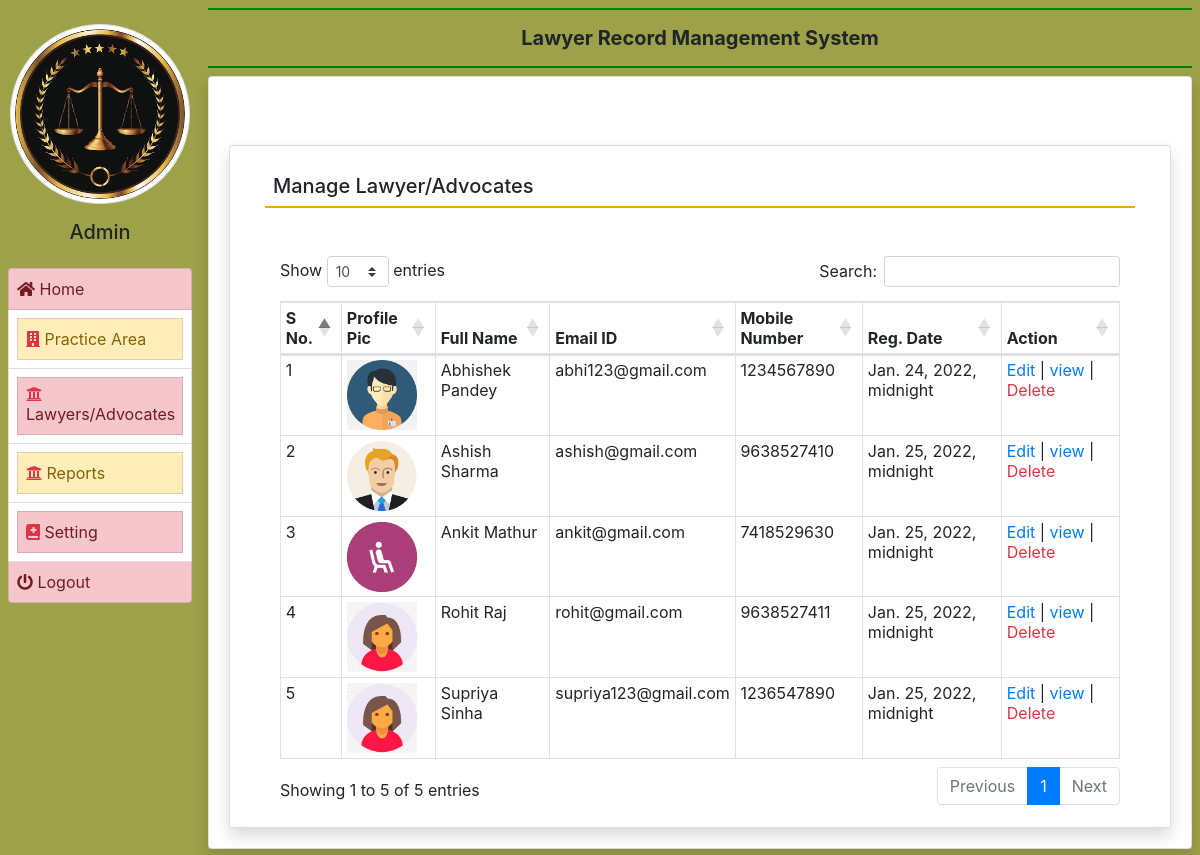
/manage_Lawyer (signed in), run on the app's committed database.
### lawyer/models.py (models this page shows, shortened)
class Lawyer(models.Model):
    LawyerName = models.CharField(max_length=200, null=True)
    LawyerEmail = models.CharField(max_length=50, null=True)
    LawyerMobileNo = models.CharField(max_length=15, null=True)
    OfficeAddress = models.CharField(max_length=300, null=True)
    City = models.CharField(max_length=100, null=True)
    State = models.CharField(max_length=100, null=True)
    LanguageKnown = models.CharField(max_length=150, null=True)
    ProfilePic = models.FileField(null=True)
    LawyerExp = models.IntegerField(default=0)
    practiceArea = models.ForeignKey(PracticeArea, on_delete=models.CASCADE)
    Courts = models.CharField(max_length=150, null=True)
    Website = models.CharField(max_length=200, null=True)
    Description = models.CharField(max_length=500, null=True)
    Status = models.CharField(max_length=50, null=True)
    RegDate = models.DateTimeField(null=True)

### lawyer/views.py (the view)
# urls.py: path('manage_Lawyer', manage_Lawyer, name='manage_Lawyer'),
def manage_Lawyer(request):
    if not request.user.is_authenticated:
        return redirect('admin_login')
    lawyer = Lawyer.objects.all()
    return render(request, 'manage_Lawyer.html', locals())

### lawyer/templates/manage_Lawyer.html
{% extends 'admin_base.html' %}
{% block main %}
<div class="container card shadow mt-5">
    <div class="card-body">
        <h5 class="p-2" style="border-bottom: 2px solid orange">Manage Lawyer/Advocates</h5>
        <div class="container-fluid mt-5">
            <table class="table table-bordered table-sm" id="example">
                <thead>
                <tr>
                    <th>S No.</th>
                    <th>Profile Pic</th>
                    <th>Full Name</th>
                    <th>Email ID</th>
                    <th>Mobile Number</th>
                    <th>Reg. Date</th>
                    <th>Action</th>
                </tr>
                </thead>
                <tbody>
                   {% for i in lawyer%}
                <tr>
                    <td>{{forloop.counter}}</td>
                    <td><img src="{{i.ProfilePic.url}}" height="70" width="70"></td>
                    <td>{{i.LawyerName}}</td>
                    <td>{{i.LawyerEmail}}</td>
                    <td>{{i.LawyerMobileNo}}</td>
                    <td>{{i.RegDate}}</td>
                    <td><a href="{% url 'edit_Lawyer' i.id %}" class="text-primary">Edit</a> | <a href="{% url 'view_Reports' i.id %}" class="text-primary">view</a> |
                        <a href="{% url 'delete_Lawyer' i.id %}" class="text-danger" onclick="return confirm('Are You Sure?')">Delete</a></td>
                </tr>
                 {% endfor %}
                </tbody>
            </table>
        </div>
    </div>
</div>
{% endblock %}

### lawyer/templates/admin_base.html (shortened to what this page needs)
{% load static %}
<html>
<head>
    <link rel="stylesheet" href="https://maxcdn.bootstrapcdn.com/bootstrap/4.5.2/css/bootstrap.min.css">
    <link rel="stylesheet" href="https://use.fontawesome.com/releases/v5.7.0/css/all.css"
>
    <link rel="stylesheet" href="https://cdnjs.cloudflare.com/ajax/libs/twitter-bootstrap/4.5.2/css/bootstrap.css">
    <link rel="stylesheet" href="https://cdn.datatables.net/1.11.3/css/dataTables.bootstrap4.min.css">
</head>
<body style="background-color: #9da149;">
<div class="container-fluid">
    <div class="row">
        <div class="col-sm-2 p-2">
            <center><img src="{% static 'images/lawyerlogo.jpg' %}" width="180" height="180"
                         class="img-thumbnail rounded-circle my-3"></center>
            <center><h5 class="mb-0" style="text-transform: capitalize;">Admin</h5></center>
            <br>
            <div class="list-group">
                <a href="{% url 'dashboard' %}"
                   class="list-group-item list-group-item-danger list-group-item-action {% if request.path == '/dashboard' %} active {% endif %}">
                    <i class="fa fa-home"></i> Home</a>
                <li class="list-group-item dropdown">
                    <a class="list-group-item list-group-item-warning list-group-item-action {% if request.path == '' %} active {% endif %}"
                       href="#" data-toggle="dropdown">
                        <i class="fa fa-building text-danger"></i> Practice Area</a>
                </li>
                <li class="list-group-item dropdown">
                    <a class="list-group-item list-group-item-danger list-group-item-action {% if request.path == '' %} active {% endif %}"
                       href="#" data-toggle="dropdown">
                        <i class="fa fa-university text-danger"></i> Lawyers/Advocates</a>
                </li>
                <li class="list-group-item dropdown">
                    <a class="list-group-item list-group-item-warning list-group-item-action {% if request.path == '' %} active {% endif %}"
                       href="#" data-toggle="dropdown">
                        <i class="fa fa-university text-danger"></i> Reports</a>
                </li>
                <li class="list-group-item dropdown">
                    <a class="list-group-item list-group-item-danger list-group-item-action {% if request.path == '' %} active {% endif %}"
                       href="#" data-toggle="dropdown">
                        <i class="fa fa-book-medical text-danger"></i> Setting</a>
                </li>
                <a href="/logout" class="list-group-item list-group-item-danger list-group-item-action ">
                    <i class="fa fa-power-off"></i> Logout</a>
            </div>
        </div>
        <div class="col-sm-10 p-0">
            <div class="container-fluid p-2">
                <h5 class="text-center p-3 font-weight-bold"
                    style="border-bottom : 2px solid green ; border-top: 2px solid green;">Lawyer Record Management System</h5>
                <div class="card shadow" style="min-height : 89vh">
                    <div class="card-body">
                        {% block main %}
                        {% endblock %}
                    </div>
                </div>
            </div>
        </div>
    </div>
</div>
</body>
</html>

### lawyer/templates/admin_base.html (style rules this page uses)
.list-group-item { padding:8px !important; }

### data on the page
Lawyer: ProfilePic (picture), LawyerName "Abhishek Pandey", LawyerEmail "abhi123@gmail.com", LawyerMobileNo "1234567890", RegDate "Jan. 24, 2022, midnight"
Lawyer: ProfilePic (picture), LawyerName "Ashish Sharma", LawyerEmail "ashish@gmail.com", LawyerMobileNo "9638527410", RegDate "Jan. 25, 2022, midnight"
Lawyer: ProfilePic (picture), LawyerName "Ankit Mathur", LawyerEmail "ankit@gmail.com", LawyerMobileNo "7418529630", RegDate "Jan. 25, 2022, midnight"
Lawyer: ProfilePic (picture), LawyerName "Rohit Raj", LawyerEmail "rohit@gmail.com", LawyerMobileNo "9638527411", RegDate "Jan. 25, 2022, midnight"
Lawyer: ProfilePic (picture), LawyerName "Supriya Sinha", LawyerEmail "supriya123@gmail.com", LawyerMobileNo "1236547890", RegDate "Jan. 25, 2022, midnight"
